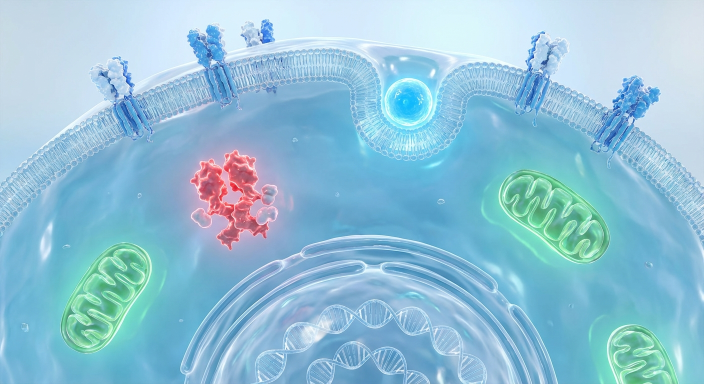
#> input picture CKD_CVD/CKD_CVD_세포_신호전달_배경.png, 1408 x 768 px, found by its file name (shown at 1/2 size)
$ python combine_diagrams.py
#> lines starting #> are read from the running program, lines starting #| are printed output that depends on the picture
"""
CKD-CVD 타깃 엑소좀: 3D 배경 이미지와 시그널 패스웨이 합성 스크립트
"""

import matplotlib.pyplot as plt
import matplotlib.patches as mpatches
from matplotlib.patches import FancyBboxPatch, FancyArrowPatch, Circle, Rectangle
import numpy as np
from PIL import Image

# 한글 폰트 설정
plt.rcParams['font.family'] = 'Malgun Gothic'
plt.rcParams['axes.unicode_minus'] = False

# 색상 팔레트 (가독성을 위해 밝은 색이나 테두리 사용)
COLOR_TEXT = 'white'
COLOR_TEXT_STROKE = 'black'
COLOR_MIRNA1 = '#F39C12'   # miR-4739 (밝은 주황)
COLOR_MIRNA2 = '#2ECC71'   # miR-4651 (밝은 초록)
COLOR_INHIBIT = '#E74C3C'  # 억제 (빨강)

def text_with_stroke(x, y, text, fontsize, color, ax, ha='center', va='center', fontweight='bold'):
    import matplotlib.patheffects as path_effects
    txt = ax.text(x, y, text, fontsize=fontsize, color=color, ha=ha, va=va, fontweight=fontweight)
    txt.set_path_effects([path_effects.withStroke(linewidth=3, foreground='black')])

# 1. 배경 이미지 로드
img_path = 'CKD_CVD/CKD_CVD_세포_신호전달_배경.png'
try:
    img = Image.open(img_path)
#> img is the input picture: PIL image 1408x768 RGB; mean R, G, B 144.8, 193.7, 215.6
    width, height = img.size
#> width = 1408; height = 768
except FileNotFoundError:
    print("배경 이미지를 찾을 수 없습니다. 더미 이미지를 생성합니다.")
    img = np.zeros((1024, 1792, 3), dtype=np.uint8)
    img[:, :, 2] = 100 # Blue tint
    width, height = 1792, 1024

# Figure 생성
fig = plt.figure(figsize=(16, 9)) # 16:9 비율
ax = fig.add_subplot(111)
ax.imshow(img)
ax.axis('off')

# 좌표 정규화 (이미지 크기에 맞게)
# 이미지 구조 가정: 위쪽=세포막, 아래쪽=핵, 중간=세포질
# 좌표계: (0,0)은 좌상단, (width, height)는 우하단

# ========================================
# 2. 요소 오버레이
# ========================================

# A. 엑소좀 진입 (상단 세포막 근처)
# 세포막이 위쪽에 있다고 가정
exo_x, exo_y = width * 0.3, height * 0.15
#> exo_x = 422.4; exo_y = 115.2
text_with_stroke(exo_x, exo_y - height*0.05, '타깃 엑소좀\n(Targeted Exosome)', 14, 'white', ax)

# 진입 화살표
arrow_enter = FancyArrowPatch((exo_x, exo_y), (exo_x, exo_y + height*0.15),
                             arrowstyle='->', mutation_scale=25,
                             color='white', lw=3)
ax.add_patch(arrow_enter)
text_with_stroke(exo_x + width*0.02, exo_y + height*0.08, '내포작용\n(Endocytosis)', 10, 'white', ax, ha='left')


# B. miRNA 방출 (세포질 상단)
rel_x, rel_y = width * 0.3, height * 0.35
#> rel_x = 422.4; rel_y = 268.8
text_with_stroke(rel_x, rel_y, 'miRNA 방출', 14, 'yellow', ax)

# miR-4739 (주황)
ax.add_patch(Circle((rel_x - width*0.05, rel_y + height*0.05), width*0.01, color=COLOR_MIRNA1))
text_with_stroke(rel_x - width*0.05, rel_y + height*0.09, 'miR-4739', 12, COLOR_MIRNA1, ax)

# miR-4651 (초록)
ax.add_patch(Circle((rel_x + width*0.05, rel_y + height*0.05), width*0.01, color=COLOR_MIRNA2))
text_with_stroke(rel_x + width*0.05, rel_y + height*0.09, 'miR-4651', 12, COLOR_MIRNA2, ax)


# C. 염증 경로 (NF-kB) - 보통 세포질에 위치
# 배경 이미지에서 붉은색 단백질 구조가 NF-kB일 가능성 높음 (프롬프트 기반)
# 대략 중앙 좌측이나 중앙에 배치
inf_x, inf_y = width * 0.35, height * 0.55
#> inf_x = 492.8; inf_y = 422.4
text_with_stroke(inf_x, inf_y, '염증 경로 (Inflammation)', 12, '#FF9999', ax)

# 억제 표시 (miR-4651 -> NF-kB)
ax.annotate('', xy=(inf_x, inf_y + height*0.05), xytext=(rel_x + width*0.05, rel_y + height*0.1),
            arrowprops=dict(arrowstyle='-[', color=COLOR_MIRNA2, lw=4, mutation_scale=10))
text_with_stroke(inf_x + width*0.02, inf_y - height*0.02, 'NF-κB 억제', 12, COLOR_MIRNA2, ax)


# D. 미토콘드리아/항산화 (Mitochondria) - 보통 녹색으로 표현됨
# 좌측 하단이나 우측 하단에 위치
mito_x, mito_y = width * 0.75, height * 0.6
#> mito_x = 1056; mito_y = 460.8
text_with_stroke(mito_x, mito_y, '항산화/미토콘드리아', 12, '#99FF99', ax)

# 기능 회복 표시 (miR-4739 -> Mito)
ax.annotate('', xy=(mito_x, mito_y - height*0.05), xytext=(rel_x - width*0.05, rel_y + height*0.1),
            arrowprops=dict(arrowstyle='->', color=COLOR_MIRNA1, lw=4))
text_with_stroke(mito_x, mito_y + height*0.05, '기능 회복 (Mitophagy)\nROS 감소', 11, COLOR_MIRNA1, ax)


# E. 섬유화 경로 (TGF-b) - 핵 근처나 세포막 수용체
fib_x, fib_y = width * 0.8, height * 0.25
#> fib_x = 1126.4; fib_y = 192
text_with_stroke(fib_x, fib_y, '섬유화 경로 (Fibrosis)', 12, '#FFCC99', ax)

# 억제 표시 (miR-4739 -> TGF-b)
ax.annotate('', xy=(fib_x, fib_y + height*0.05), xytext=(rel_x, rel_y + height*0.05),
            arrowprops=dict(arrowstyle='-[', color=COLOR_MIRNA1, lw=4, mutation_scale=10, linestyle='dashed'))
text_with_stroke(fib_x, fib_y + height*0.1, 'TGF-β/Smad 억제', 12, COLOR_MIRNA1, ax)


# F. 핵 (Nucleus) - 하단 중앙
nuc_x, nuc_y = width * 0.5, height * 0.85
#> nuc_x = 704; nuc_y = 652.8
text_with_stroke(nuc_x, nuc_y, '핵 (Nucleus)', 16, '#E1BEE7', ax)

# 유전자 발현 조절 텍스트
text_with_stroke(nuc_x - width*0.15, nuc_y, '염증 유전자 ↓\n(TNFα, IL-6)', 11, '#FF9999', ax)
text_with_stroke(nuc_x + width*0.15, nuc_y, '섬유화 유전자 ↓\n(COL1A1, αSMA)', 11, '#FFCC99', ax)


# 3. 저장
plt.tight_layout()
output_path = 'CKD_CVD/CKD_CVD_MoA_Combined.png'
plt.savefig(output_path, dpi=300, bbox_inches='tight', pad_inches=0)
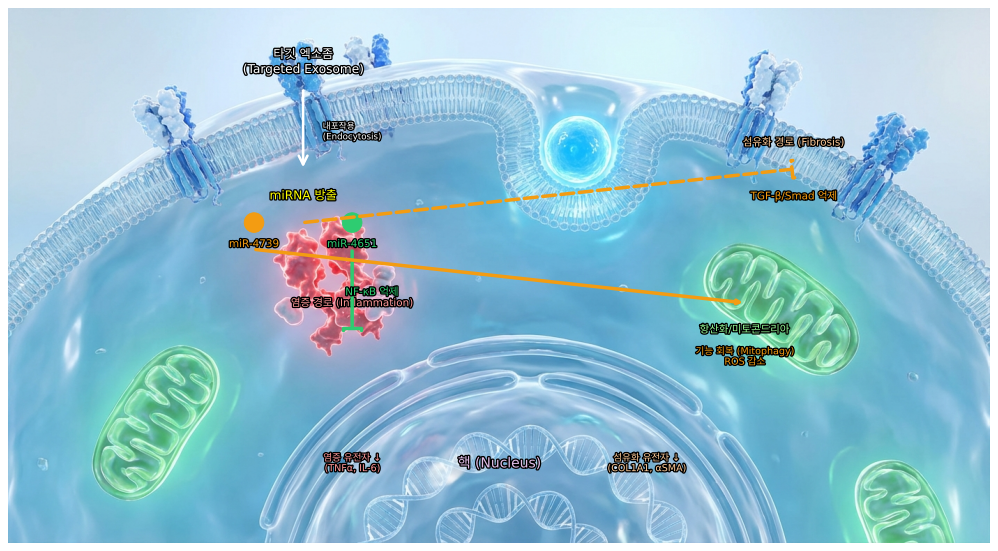
#> figure drawn by matplotlib, 1 panel
print(f"합성 이미지 생성 완료: {output_path}")

$ run again, with CKD_CVD/CKD_CVD_Photoshop_Base.png copied over CKD_CVD/CKD_CVD_세포_신호전달_배경.png
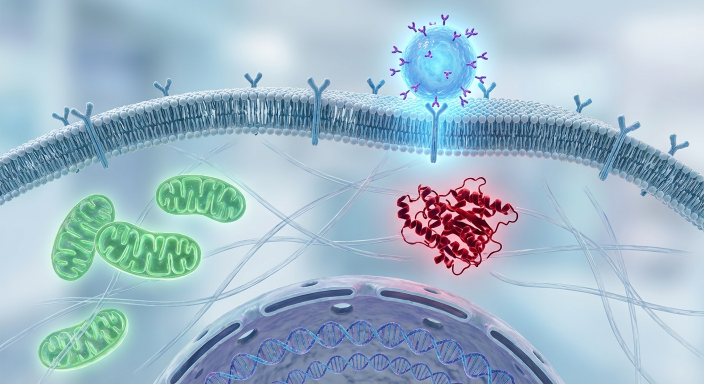
#> input picture CKD_CVD/CKD_CVD_Photoshop_Base.png, 1408 x 768 px, found by its file name (shown at 1/2 size)
#> img is the input picture: PIL image 1408x768 RGB; mean R, G, B 161, 185.8, 201.6
#> `plt.savefig(output_path, dpi=300, bbox_inches='tight', pad_inches=0)`:
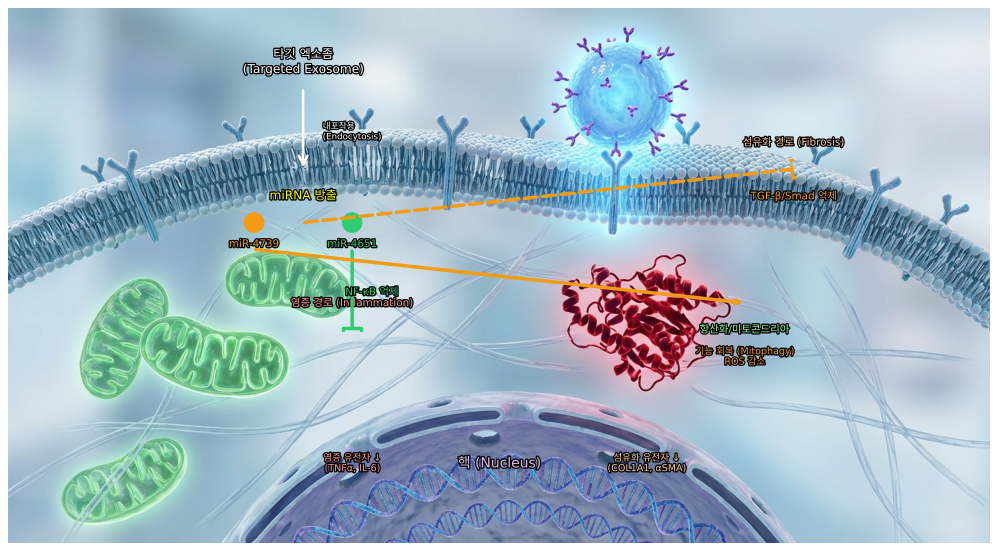
#> figure drawn by matplotlib, 1 panel

$ run again, with CKD_CVD/CKD_CVD_Photoshop_Structured_Base.png copied over CKD_CVD/CKD_CVD_세포_신호전달_배경.png
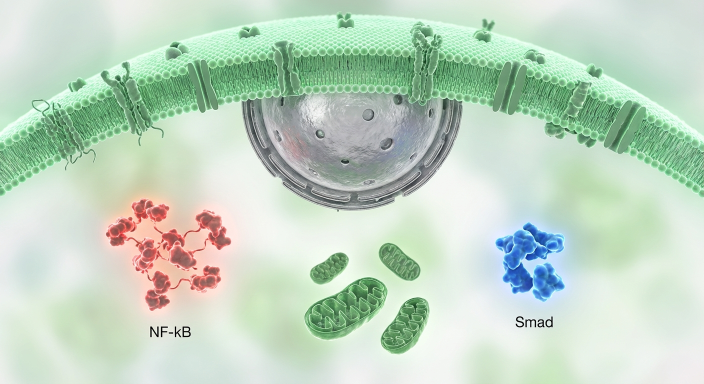
#> input picture CKD_CVD/CKD_CVD_Photoshop_Structured_Base.png, 1408 x 768 px, found by its file name (shown at 1/2 size)
#> img is the input picture: PIL image 1408x768 RGB; mean R, G, B 193, 213.3, 195.1
#> `plt.savefig(output_path, dpi=300, bbox_inches='tight', pad_inches=0)`:
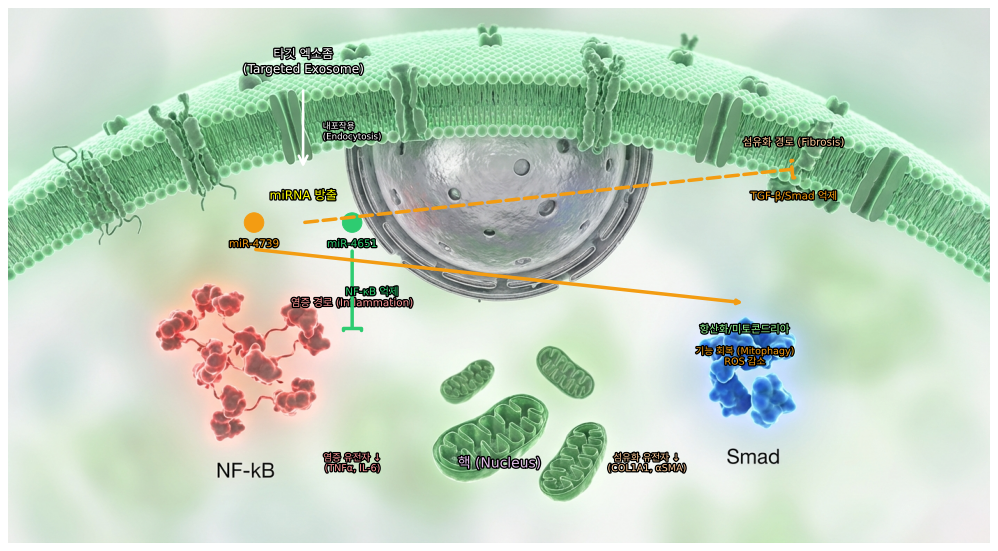
#> figure drawn by matplotlib, 1 panel
